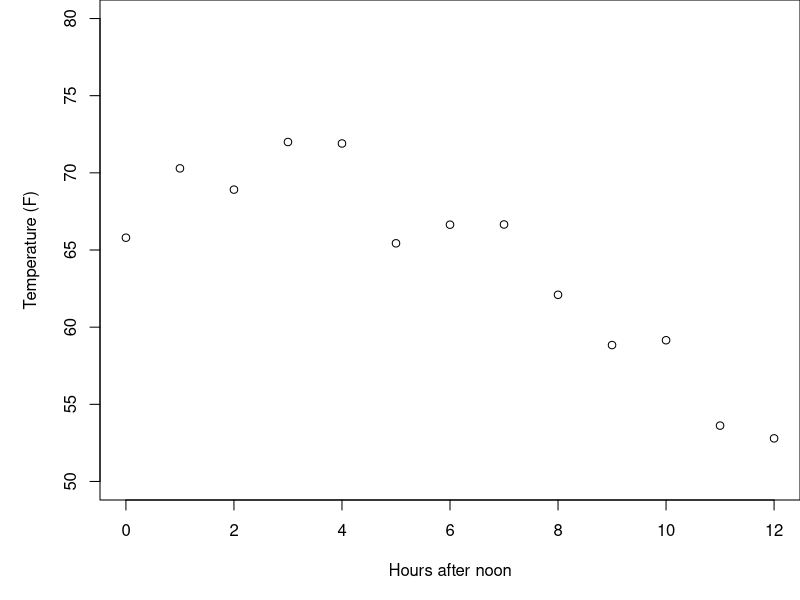
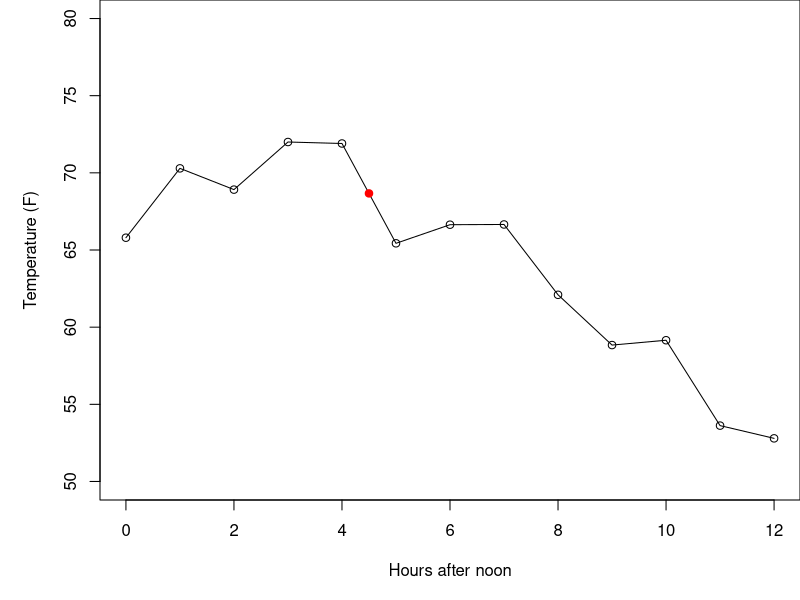
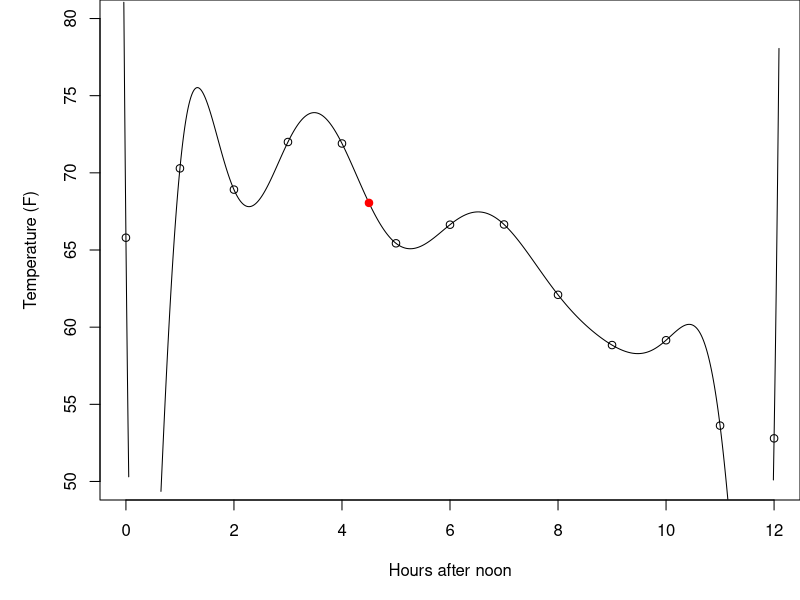
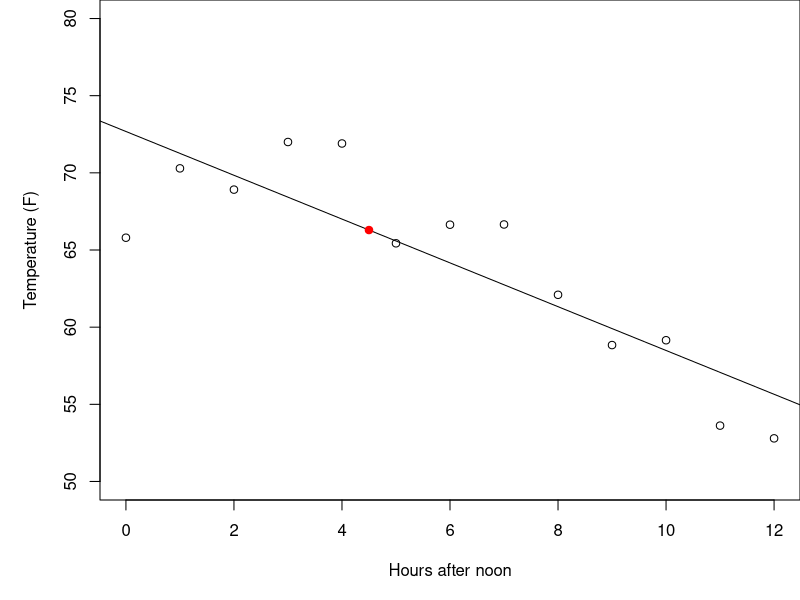
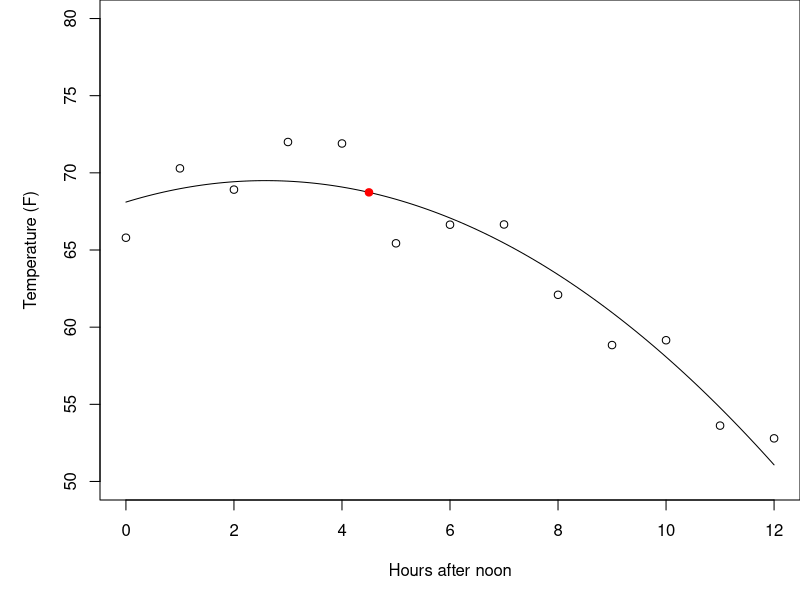
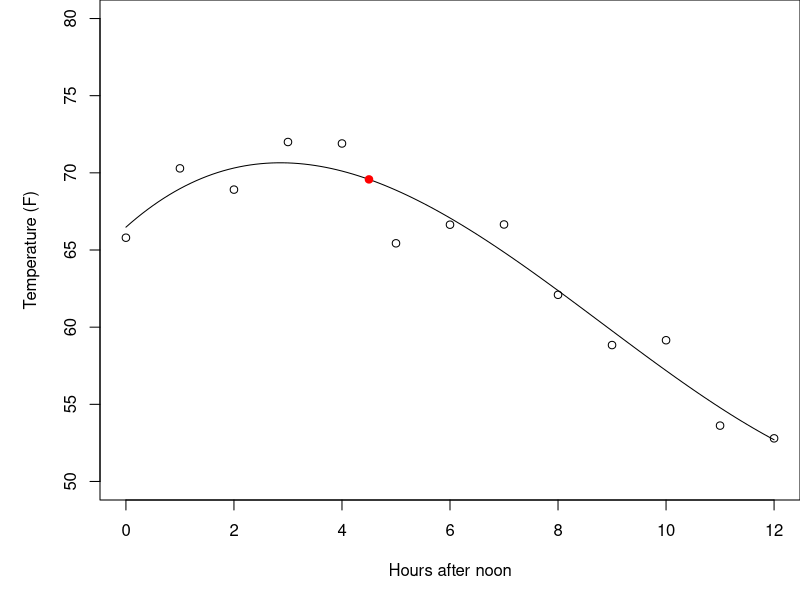

Write the R code that produced these figures, in order.
## ---- chunk 1
set.seed(123)
x = 0:12
y = 10*sin((x+3)/12*pi)-x/10+runif(length(x),-3,3)+60
par(mar=c(5,5,0,0))
plot(x,y,xlab="Hours after noon",ylab="Temperature (F)",ylim=c(50,80))
## ---- chunk 2
par(mar=c(5,5,0,0))
plot(x,y,xlab="Hours after noon",ylab="Temperature (F)",ylim=c(50,80))
lines(x,y)
points(4.5,mean(y[5:6]),col="red",pch=19)
## ---- chunk 3
library(polynom)
par(mar=c(5,5,0,0))
plot(x,y,xlab="Hours after noon",ylab="Temperature (F)",ylim=c(50,80))
# lines(x,y)
# points(4.5,mean(y[5:6]),col="red",pch=19)
pc = poly.calc(x, y,)
lines(pc)

points(4.5,predict(pc, 4.5),col="red",pch=19)

## ---- chunk 4
options(scipen=99)
cat(paste0(pc))
## ---- chunk 5
library(polynom)
par(mar=c(5,5,0,0))
plot(x,y,xlab="Hours after noon",ylab="Temperature (F)",ylim=c(50,80))
model <- lm(y ~ x)
abline(model)
points(4.5,predict(model,data.frame(x=4.5)),col="red",pch=19)
## ---- chunk 6
library(polynom)
par(mar=c(5,5,0,0))
plot(x,y,xlab="Hours after noon",ylab="Temperature (F)",ylim=c(50,80))
# model <- lm(y ~ x)
# abline(model)
# points(4.5,predict(model,data.frame(x=4.5)),col="red",pch=19)
qua_mod = lm(y ~ poly(x,2,raw = TRUE))
xx = seq(0,12,0.1)
lines(xx,predict(qua_mod,data.frame(x=xx)))
points(4.5,predict(qua_mod,data.frame(x=4.5)),col="red",pch=19)
## ---- chunk 7
library(polynom)
par(mar=c(5,5,0,0))
plot(x,y,xlab="Hours after noon",ylab="Temperature (F)",ylim=c(50,80))
# model <- lm(y ~ x)
# abline(model)
# points(4.5,predict(model,data.frame(x=4.5)),col="red",pch=19)
cub_mod = lm(y ~ poly(x,3,raw = TRUE))
xx = seq(0,12,0.1)
lines(xx,predict(cub_mod,data.frame(x=xx)))
points(4.5,predict(cub_mod,data.frame(x=4.5)),col="red",pch=19)
